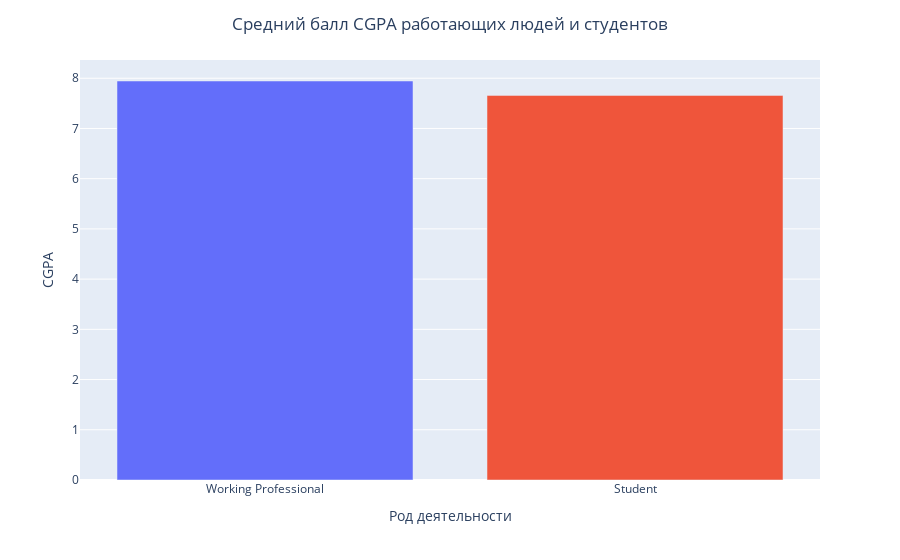

The notebook cell this image was saved under:
### Markdown cell above
Сначала проверим, что действительно ли у всех работающих лбдей нету CGPA, чтобы было дальше нам проще

### Code cell
a = df.groupby('Working Professional or Student')['CGPA'].mean().reset_index().rename(columns={0: 'Средний балл CGPA'}).sort_values('CGPA', ascending = False)
print(a)

avg_grade = a.iloc[0, 1]
avg_grade_st = a.iloc[0, 1]
print(avg_grade) # средняя оценка работающих людей
print(avg_grade_st) # средняя оценка студентов

f = px.bar(a, 
           x = 'Working Professional or Student', 
           y = 'CGPA', 
           color = 'Working Professional or Student',
           labels = {'Working Professional or Student': 'Род деятельности'}, 
           hover_name='Working Professional or Student')
f.update_layout(title = {'text':  'Средний балл CGPA работающих людей и студентов', 'x': 0.5}, showlegend = False)
f.show()

### Figure 1 — Plotly figure (JSON) as saved in the notebook; plotly's stock layout.template omitted (floating-point values rounded to 4 significant figures)
{"data": [{"alignmentgroup": "True", "hovertemplate": "<b>%{hovertext}</b><br><br>Род деятельности=%{x}<br>CGPA=%{y}<extra></extra>", "hovertext": ["Working Professional"], "legendgroup": "Working Professional", "marker": {"color": "#636efa", "pattern": {"shape": ""}}, "name": "Working Professional", "offsetgroup": "Working Professional", "orientation": "v", "showlegend": true, "textposition": "auto", "type": "bar", "x": ["Working Professional"], "xaxis": "x", "y": [7.945], "yaxis": "y"}, {"alignmentgroup": "True", "hovertemplate": "<b>%{hovertext}</b><br><br>Род деятельности=%{x}<br>CGPA=%{y}<extra></extra>", "hovertext": ["Student"], "legendgroup": "Student", "marker": {"color": "#EF553B", "pattern": {"shape": ""}}, "name": "Student", "offsetgroup": "Student", "orientation": "v", "showlegend": true, "textposition": "auto", "type": "bar", "x": ["Student"], "xaxis": "x", "y": [7.659], "yaxis": "y"}], "layout": {"barmode": "relative", "legend": {"title": {"text": "Род деятельности"}, "tracegroupgap": 0}, "margin": {"t": 60}, "showlegend": false, "title": {"text": "Средний балл CGPA работающих людей и студентов", "x": 0.5}, "xaxis": {"anchor": "y", "categoryarray": ["Working Professional", "Student"], "categoryorder": "array", "domain": [0, 1], "title": {"text": "Род деятельности"}}, "yaxis": {"anchor": "x", "domain": [0, 1], "title": {"text": "CGPA"}}}}
